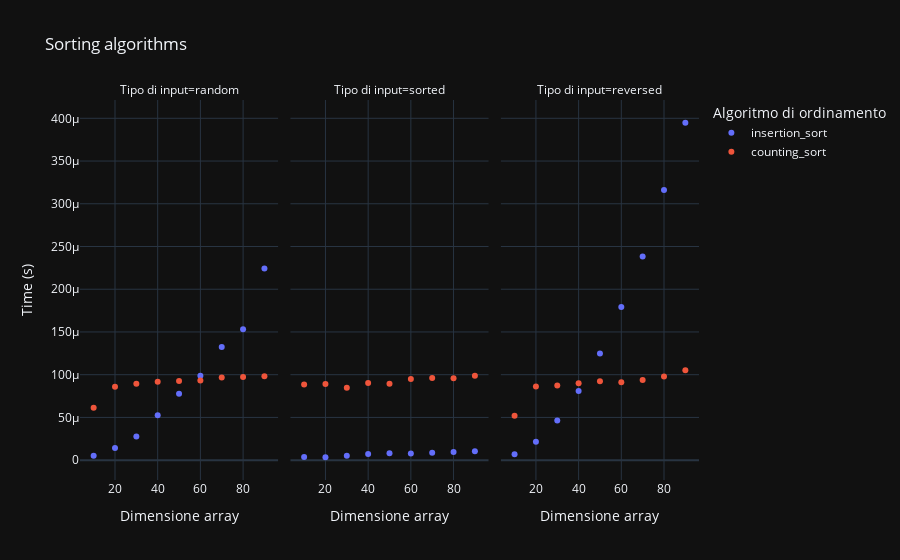

This figure's notebook cell:
### Code cell
figure = px.scatter(df.query("num_samples > 0"),
                 x="num_samples",
                 y="time",
                 color="test_type",
                 facet_col="input_type",
                 title="Sorting algorithms",
                 labels={"num_samples": "Dimensione array", "time": "Time (s)", "test_type": "Algoritmo di ordinamento", "input_type": "Tipo di input"})

figure.show()

### Figure 1 — Plotly figure (JSON) as saved in the notebook; plotly's stock layout.template omitted (floating-point values rounded to 4 significant figures)
{"data": [{"hovertemplate": "Algoritmo di ordinamento=insertion_sort<br>Tipo di input=random<br>Dimensione array=%{x}<br>Time (s)=%{y}<extra></extra>", "legendgroup": "insertion_sort", "marker": {"color": "#636efa", "symbol": "circle"}, "mode": "markers", "name": "insertion_sort", "orientation": "v", "showlegend": true, "x": [10, 20, 30, 40, 50, 60, 70, 80, 90], "xaxis": "x", "y": [5.3e-06, 1.43e-05, 2.77e-05, 5.26e-05, 7.76e-05, 9.87e-05, 0.0001323, 0.0001531, 0.0002243], "yaxis": "y", "type": "scatter"}, {"hovertemplate": "Algoritmo di ordinamento=insertion_sort<br>Tipo di input=sorted<br>Dimensione array=%{x}<br>Time (s)=%{y}<extra></extra>", "legendgroup": "insertion_sort", "marker": {"color": "#636efa", "symbol": "circle"}, "mode": "markers", "name": "insertion_sort", "orientation": "v", "showlegend": false, "x": [10, 20, 30, 40, 50, 60, 70, 80, 90], "xaxis": "x2", "y": [3.7e-06, 3.4e-06, 5.1e-06, 7.1e-06, 8.1e-06, 7.8e-06, 8.7e-06, 9.4e-06, 1.04e-05], "yaxis": "y2", "type": "scatter"}, {"hovertemplate": "Algoritmo di ordinamento=insertion_sort<br>Tipo di input=reversed<br>Dimensione array=%{x}<br>Time (s)=%{y}<extra></extra>", "legendgroup": "insertion_sort", "marker": {"color": "#636efa", "symbol": "circle"}, "mode": "markers", "name": "insertion_sort", "orientation": "v", "showlegend": false, "x": [10, 20, 30, 40, 50, 60, 70, 80, 90], "xaxis": "x3", "y": [6.9e-06, 2.16e-05, 4.64e-05, 8.1e-05, 0.0001249, 0.0001791, 0.0002384, 0.0003161, 0.0003948], "yaxis": "y3", "type": "scatter"}, {"hovertemplate": "Algoritmo di ordinamento=counting_sort<br>Tipo di input=random<br>Dimensione array=%{x}<br>Time (s)=%{y}<extra></extra>", "legendgroup": "counting_sort", "marker": {"color": "#EF553B", "symbol": "circle"}, "mode": "markers", "name": "counting_sort", "orientation": "v", "showlegend": true, "x": [10, 20, 30, 40, 50, 60, 70, 80, 90], "xaxis": "x", "y": [6.13e-05, 8.59e-05, 8.94e-05, 9.16e-05, 9.25e-05, 9.31e-05, 9.66e-05, 9.73e-05, 9.82e-05], "yaxis": "y", "type": "scatter"}, {"hovertemplate": "Algoritmo di ordinamento=counting_sort<br>Tipo di input=sorted<br>Dimensione array=%{x}<br>Time (s)=%{y}<extra></extra>", "legendgroup": "counting_sort", "marker": {"color": "#EF553B", "symbol": "circle"}, "mode": "markers", "name": "counting_sort", "orientation": "v", "showlegend": false, "x": [10, 20, 30, 40, 50, 60, 70, 80, 90], "xaxis": "x2", "y": [8.85e-05, 8.91e-05, 8.47e-05, 9.03e-05, 8.94e-05, 9.49e-05, 9.61e-05, 9.59e-05, 9.87e-05], "yaxis": "y2", "type": "scatter"}, {"hovertemplate": "Algoritmo di ordinamento=counting_sort<br>Tipo di input=reversed<br>Dimensione array=%{x}<br>Time (s)=%{y}<extra></extra>", "legendgroup": "counting_sort", "marker": {"color": "#EF553B", "symbol": "circle"}, "mode": "markers", "name": "counting_sort", "orientation": "v", "showlegend": false, "x": [10, 20, 30, 40, 50, 60, 70, 80, 90], "xaxis": "x3", "y": [5.2e-05, 8.61e-05, 8.75e-05, 8.99e-05, 9.24e-05, 9.12e-05, 9.38e-05, 9.78e-05, 0.0001052], "yaxis": "y3", "type": "scatter"}], "layout": {"xaxis": {"anchor": "y", "domain": [0.0, 0.32], "title": {"text": "Dimensione array"}}, "yaxis": {"anchor": "x", "domain": [0.0, 1.0], "title": {"text": "Time (s)"}}, "xaxis2": {"anchor": "y2", "domain": [0.34, 0.66], "matches": "x", "title": {"text": "Dimensione array"}}, "yaxis2": {"anchor": "x2", "domain": [0.0, 1.0], "matches": "y", "showticklabels": false}, "xaxis3": {"anchor": "y3", "domain": [0.68, 1.0], "matches": "x", "title": {"text": "Dimensione array"}}, "yaxis3": {"anchor": "x3", "domain": [0.0, 1.0], "matches": "y", "showticklabels": false}, "annotations": [{"font": {}, "showarrow": false, "text": "Tipo di input=random", "x": 0.16, "xanchor": "center", "xref": "paper", "y": 1.0, "yanchor": "bottom", "yref": "paper"}, {"font": {}, "showarrow": false, "text": "Tipo di input=sorted", "x": 0.5, "xanchor": "center", "xref": "paper", "y": 1.0, "yanchor": "bottom", "yref": "paper"}, {"font": {}, "showarrow": false, "text": "Tipo di input=reversed", "x": 0.84, "xanchor": "center", "xref": "paper", "y": 1.0, "yanchor": "bottom", "yref": "paper"}], "legend": {"title": {"text": "Algoritmo di ordinamento"}, "tracegroupgap": 0}, "title": {"text": "Sorting algorithms"}}}
